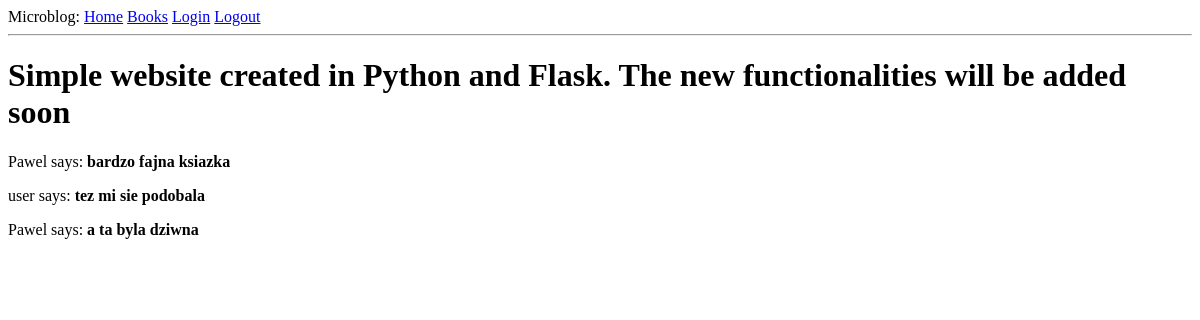
The page /index on the database as committed earlier.
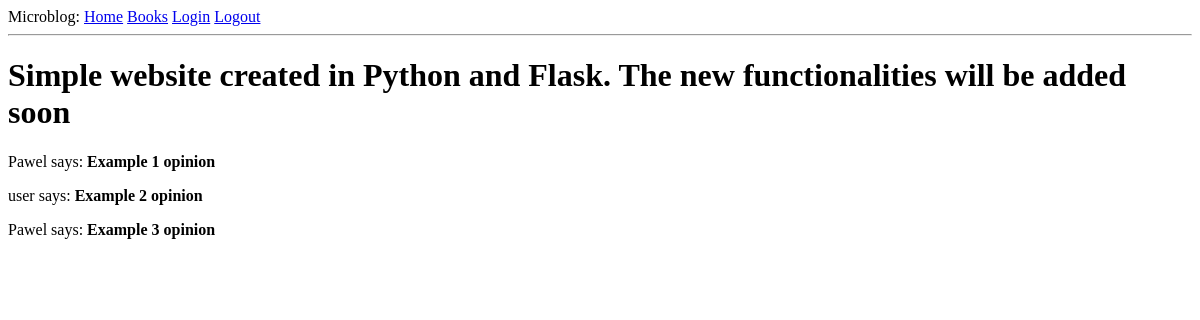
The same page on the database as committed later.
### app/models.py (models this page shows, shortened)
class Opinion(db.Model):
	id = db.Column(db.Integer, primary_key=True)
	body = db.Column(db.String(140))
	timestamp = db.Column(db.DateTime, index=True, default=datetime.utcnow)
	user_id = db.Column(db.Integer, db.ForeignKey('user.id'))
	book_id = db.Column(db.Integer, db.ForeignKey('book.id'))

class User(UserMixin, db.Model):
	id = db.Column(db.Integer, primary_key=True)
	username = db.Column(db.String(40), index=True, unique=True)
	email = db.Column(db.String(120), index=True, unique=True)
	password_hash = db.Column(db.String(128))
	posts = db.relationship('Opinion', backref='author', lazy='dynamic')

### app/routes.py (the view)
@app.route('/')
@app.route('/index')
def index():
    posts = Opinion.query.all()
    return render_template('index.html', title='Home', posts=posts)   #,posts=posts) return site's view

### app/templates/index.html
{% extends "base.html" %}
{% block content%}
	<h1> Simple website created in Python and Flask. The new functionalities will be added soon </h1>
	{% for post in posts%}
	<div><p>{{ post.author.username}} says: <b>{{ post.body}}</b></p></div>
	{% endfor %}
{% endblock %}

Rows that differ between the two databases and show on the page:
changed Opinion: body "bardzo fajna ksiazka" → "Example 1 opinion"
changed Opinion "user": body "tez mi sie podobala" → "Example 2 opinion"
changed Opinion: body "a ta byla dziwna" → "Example 3 opinion"
